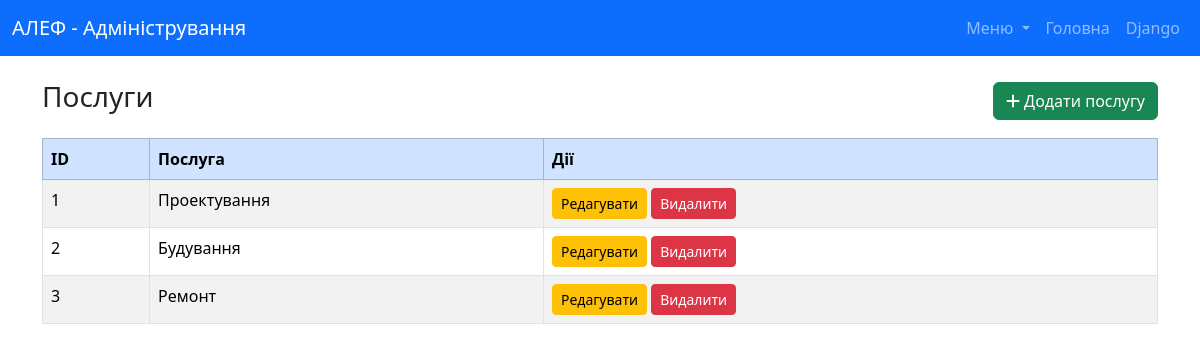
/services/ (signed in), run on the app's committed database.
### djangoNobel/models.py (models this page shows, shortened)
class Tag(models.Model):
    name = models.CharField(max_length=100)

### djangoNobel/views.py (the view)
# urls.py: path('services/', views.tags_list, name='tags_list'),
@permission_required('djangoNobel.view_tag', raise_exception=True)
def tags_list(request):
    tags = Tag.objects.all()
    return render(request, 'admin-panel/service_list.html', {'tags': tags})

### templates/admin-panel/service_list.html (shortened to what this page needs)
{% extends 'admin-panel/admin_main.html' %}
{% block crud_content %}
        <div class="d-flex justify-content-between align-items-center mb-3">
            <h3>Послуги</h3>
            <a href="{% url 'tags_create' %}" class="btn btn-success"><i class="fas fa-plus"></i> Додати послугу</a>
        </div>
        <table class="table table-striped table-bordered">
            <thead class="table-primary">
            <tr>
                <th>ID</th>
                <th>Послуга</th>
                <th>Дії</th>
            </tr>
            </thead>
            <tbody>
            {% for tag in tags %}
                <tr>
                    <td>{{ forloop.counter }}</td>
                    <td>{{ tag.name }}</td>
                    <td>
                        <a href="{% url 'tags_update' tag.id %}" class="btn btn-warning btn-sm">Редагувати</a>
                        <a href="{% url 'tags_delete' tag.id %}" class="btn btn-danger btn-sm">Видалити</a>
                    </td>
                </tr>
            {% endfor %}
            </tbody>
        </table>
{% endblock %}

### data on the page
Tag: name "Проектування"
Tag: name "Будування"
Tag: name "Ремонт"
